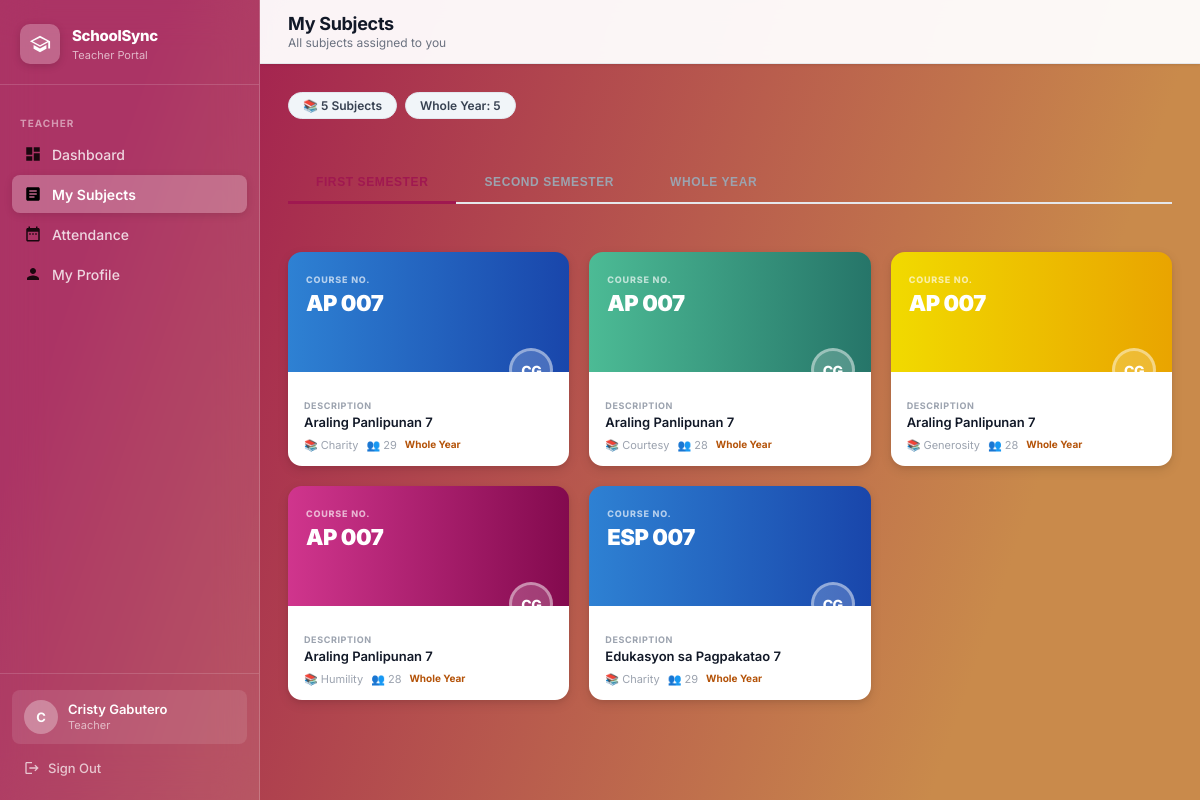
Screenshot of /teacher/subjects (signed in) with the database file from the repository.
### tables this page shows
CREATE TABLE schedules (
        id INTEGER PRIMARY KEY AUTOINCREMENT,
        section_id INTEGER NOT NULL, subject_id INTEGER NOT NULL,
        teacher_id INTEGER NOT NULL, strand_id INTEGER,
        day TEXT NOT NULL, time_start TEXT NOT NULL, time_end TEXT NOT NULL, room TEXT, semester TEXT,
        FOREIGN KEY (section_id) REFERENCES sections(id) ON DELETE CASCADE,
        FOREIGN KEY (subject_id) REFERENCES subjects(id) ON DELETE CASCADE,
        FOREIGN KEY (teacher_id) REFERENCES teachers(id) ON DELETE CASCADE,
        FOREIGN KEY (strand_id) REFERENCES strands(id) ON DELETE SET NULL);

CREATE TABLE subjects (
        id INTEGER PRIMARY KEY AUTOINCREMENT,
        subject_code TEXT NOT NULL, subject_name TEXT NOT NULL,
        grade_level TEXT NOT NULL, strand TEXT, semester TEXT);

CREATE TABLE sections (
        id INTEGER PRIMARY KEY AUTOINCREMENT,
        grade_level TEXT NOT NULL, section_name TEXT NOT NULL, adviser_id INTEGER, student_limit INTEGER DEFAULT 40, strand_id INTEGER REFERENCES strands(id) ON DELETE SET NULL,
        FOREIGN KEY (adviser_id) REFERENCES teachers(id) ON DELETE SET NULL);

### app.py (the view)
@app.route('/teacher/subjects')
@teacher_required
def teacher_subjects():
    conn    = get_db()
    tid     = session['teacher_id']
    COLORS  = ['var(--blue-course)', 'var(--teal-course)', 'var(--yellow-course)', 'var(--pink-course)', 'var(--dark-teal-course)', 'var(--medium-blue-course)', 'var(--mint-green-course)', 'var(--green-course)', 'var(--orange-course)', 'var(--slate-blue-course)', 'var(--dark-green-course)', 'var(--orange-red-course)']
    teacher = conn.execute("SELECT first_name, last_name FROM teachers WHERE id=?", (tid,)).fetchone()
    initials = (teacher['first_name'][0] + teacher['last_name'][0]).upper() if teacher else '?'
    rows = conn.execute("""
        SELECT sc.subject_id, sc.section_id,
               sub.subject_name, sub.subject_code,
               sub.semester AS sub_semester,
               sub.grade_level,
               sec.section_name,
               (SELECT COUNT(*) FROM students s WHERE s.section_id=sec.id) AS student_count,
               sc.day, sc.time_start, sc.time_end, sc.room
        FROM schedules sc
        JOIN subjects sub ON sc.subject_id=sub.id
        JOIN sections sec ON sc.section_id=sec.id
        WHERE sc.teacher_id=?
        ORDER BY sub.subject_name, sec.section_name,
            CASE sc.day WHEN 'Monday' THEN 1 WHEN 'Tuesday' THEN 2
            WHEN 'Wednesday' THEN 3 WHEN 'Thursday' THEN 4
            WHEN 'Friday' THEN 5 WHEN 'Saturday' THEN 6 ELSE 7 END
    """, (tid,)).fetchall()
    conn.close()
    from collections import OrderedDict
    subjects_dict = OrderedDict()  # subject_id -> card data
    for r in rows:
        sub_id = r['subject_id']
        if sub_id not in subjects_dict:
            subjects_dict[sub_id] = {
                'subject_id':   sub_id,
                'subject_name': r['subject_name'],
                'subject_code': r['subject_code'],
                'semester':     r['sub_semester'] or '',
                'grade_level':  r['grade_level'] or '',
                'initials':     initials,
                'sections':     [],
                'schedules':    [],
                'seen_sections': set(),
            }
        card = subjects_dict[sub_id]
        if r['section_id'] not in card['seen_sections']:
            card['seen_sections'].add(r['section_id'])
            card['sections'].append({
                'section_id':   r['section_id'],
                'section_name': r['section_name'],
                'student_count': r['student_count'],
            })
        card['schedules'].append({
            'section_id': r['section_id'],
            'section_name': r['section_name'],
            'day':        r['day'],
            'time_start': r['time_start'],
            'time_end':   r['time_end'],
            'room':       r['room'],
        })
    color_map = {}
    color_idx = 0
    cards = []
    for sub_id, card in subjects_dict.items():
        del card['seen_sections']
        for sec in card['sections']:
            sec_id = sec['section_id']
            if sec_id not in color_map:
                color_map[sec_id] = COLORS[color_idx % len(COLORS)]
                color_idx += 1
            sec_scheds = [s for s in card['schedules'] if s['section_id'] == sec_id]
            cards.append({
                'subject_id':   sub_id,
                'subject_name': card['subject_name'],
                'subject_code': card['subject_code'],
                'semester':     card['semester'],
                'initials':     card['initials'],
                'color':        color_map[sec_id],
                'section_id':   sec_id,
                'section_name': sec['section_name'],
                'student_count': sec['student_count'],
                'schedules':    sec_scheds,
            })
    return render_template('teacher_subjects.html', cards=cards)

### app.py (called while the page is built)
def get_db():
    conn = sqlite3.connect(DATABASE)
    conn.row_factory = sqlite3.Row
    conn.execute("PRAGMA foreign_keys = ON")
    return conn

def teacher_required(f):
    @wraps(f)
    def decorated(*args, **kwargs):
        if 'teacher_id' not in session:
            return redirect(url_for('login'))
        return f(*args, **kwargs)
    return decorated

### templates/teacher_subjects.html (shortened to what this page needs)
{% extends "portal_layout.html" %}
{% block page_title %}My Subjects{% endblock %}
{% block page_subtitle %}All subjects assigned to you{% endblock %}
{% block content %}
{% if not cards %}
<div class="content-card">
  <div class="empty-state">
    <svg viewBox="0 0 24 24" fill="currentColor"><path d="M19 3H5c-1.1 0-2 .9-2 2v14c0 1.1.9 2 2 2h14c1.1 0 2-.9 2-2V5c0-1.1-.9-2-2-2zm-5 14H7v-2h7v2zm3-4H7v-2h10v2zm0-4H7V7h10v2z"/></svg>
    <h3>No subjects assigned</h3>
    <p>Your subjects will appear here once the admin assigns you to a schedule.</p>
  </div>
</div>
{% else %}
{% set sem1 = cards | selectattr("semester","equalto","1st Semester") | list %}
{% set sem2 = cards | selectattr("semester","equalto","2nd Semester") | list %}
{% set wy   = cards | selectattr("semester","equalto","Whole Year")   | list %}
{% set na   = cards | rejectattr("semester","in",["1st Semester","2nd Semester","Whole Year"]) | list %}
<div class="stats-bar">
  <span class="stat-chip">📚 {{ cards|length }} Subject{{ 's' if cards|length != 1 else '' }}</span>
  {% if wy   %}<span class="stat-chip">Whole Year: {{ wy|length }}</span>{% endif %}
</div>
<div class="sem-tabs">
  <button class="sem-tab-btn active" data-sem="1st" onclick="switchSem('1st',this)">First Semester</button>
  <button class="sem-tab-btn"        data-sem="2nd" onclick="switchSem('2nd',this)">Second Semester</button>
  <button class="sem-tab-btn"        data-sem="wy"  onclick="switchSem('wy',this)">Whole Year</button>
</div>
{% macro render_card(c) %}
<a href="{{ url_for('teacher_subject_detail', sub_id=c.subject_id, sec_id=c.section_id) }}" class="subject-card">
  <div class="card-top" style="background:{{ c.color }};">
    <div class="card-badge">Course No.</div>
    <div class="card-code">{{ c.subject_code }}</div>
    <div class="card-avatar">{{ c.initials }}</div>
  </div>
  <div class="card-bottom">
    <div class="card-desc-lbl">Description</div>
    <div class="card-desc-val">{{ c.subject_name }}</div>
    <div class="card-meta">
      <span class="card-meta-item">📚 {{ c.section_name }}</span>
      <span class="card-meta-item">👥 {{ c.student_count }}</span>
      {% if c.semester == 'Whole Year' %}<span class="wy-badge">Whole Year</span>{% endif %}
    </div>
  </div>
</a>
{% endmacro %}
<div class="sem-panel subjects-grid active" id="panel_1st">
  {% set p1 = sem1 + wy + na %}
  {% if p1 %}{% for c in p1 %}{{ render_card(c) }}{% endfor %}
  {% else %}<div class="empty-sem">No subjects for 1st Semester</div>{% endif %}
</div>
  {% set p2 = sem2 + wy + na %}
  {% set pwy = wy + na %}
{% endif %}
{% endblock %}

### static/css/style.css (style rules this page uses)
:root { --brand-gradient: linear-gradient(109deg, rgba(160,24,80,1) 11.2%, rgba(201,138,75,1) 81.7%); --blue-course: linear-gradient(90deg, rgba(46,129,211,1) 0%, rgba(25,70,171,1) 100%); --teal-course: linear-gradient(90deg, rgba(76,187,149,1) 0%, rgba(38,117,105,1) 100%); --yellow-course: linear-gradient(90deg, rgba(241,218,0,1) 0%, rgba(233,164,0,1) 100%); --pink-course: linear-gradient(90deg, rgba(208,53,141,1) 0%, rgba(131,10,78,1) 100%); --dark-teal-course: linear-gradient(90deg, rgba(107,53,202,1) 0%, rgba(72,23,155,1) 100%); --medium-blue-course: linear-gradient(90deg, rgba(56,61,201,1) 0%, rgba(19,21,128,1) 100%); --mint-green-course: linear-gradient(90deg, rgba(87,209,218,1) 0%, rgba(41,123,146,1) 100%); --green-course: linear-gradient(90deg, rgba(87,219,56,1) 0%, rgba(52,164,50,1) 100%); --orange-course: linear-gradient(90deg, rgba(235,154,48,1) 0%, rgba(218,86,15,1) 100%); --slate-blue-course: linear-gradient(90deg, rgba(50,103,153,1) 0%, rgba(18,57,96,1) 100%); --dark-green-course: linear-gradient(90deg, rgba(49,123,100,1) 0%, rgba(22,71,79,1) 100%); --orange-red-course: linear-gradient(90deg, #f26a21 0%, #c0392b 100%); --sidebar-width: 260px; --header-height: 64px; --radius-sm: 8px; --radius-md: 12px; --radius-lg: 16px; --shadow-sm: 0 1px 3px rgba(0,0,0,.08), 0 1px 2px rgba(0,0,0,.04); --shadow-md: 0 4px 12px rgba(0,0,0,.10), 0 2px 4px rgba(0,0,0,.06); --shadow-lg: 0 10px 30px rgba(0,0,0,.14), 0 4px 8px rgba(0,0,0,.08); --text-primary: #111827; --text-secondary: #6b7280; --text-muted: #9ca3af; --border: #e5e7eb; --bg-page: #f3f4f6; --bg-white: #ffffff; --danger: #ef4444; --success: #22c55e; }
*,*::before,*::after { box-sizing:border-box;margin:0;padding:0 }
html { scroll-behavior:smooth }
body { font-family:'Inter',sans-serif;font-size:14px;color:var(--text-primary);background:var(--brand-gradient);min-height:100vh;-webkit-font-smoothing:antialiased }
a { text-decoration:none;color:inherit }

### templates/teacher_subjects.html (style rules this page uses)
.sem-tabs { display:flex; gap:0; border-bottom:2px solid var(--border); margin-bottom:24px; }
.sem-tab-btn { padding:12px 28px; font-size:12px; font-weight:800; cursor:pointer; border:none; background:none; color:var(--text-muted); letter-spacing:.6px; text-transform:uppercase; border-bottom:3px solid transparent; margin-bottom:-2px; transition:all .15s; white-space:nowrap; }
.sem-tab-btn.active { color:rgba(160,24,80,1); border-bottom-color:rgba(160,24,80,1); }
.subjects-grid { display:grid; grid-template-columns:repeat(auto-fill,minmax(260px,1fr)); gap:20px; }
.sem-panel { display:none; }
.sem-panel.active { display:grid; }
.subject-card { border-radius:14px; overflow:hidden; box-shadow:var(--shadow-md); transition:transform .15s, box-shadow .15s; text-decoration:none; display:block; }
.card-top { padding:22px 18px 52px; position:relative; min-height:120px; }
.card-badge { font-size:9px; font-weight:800; text-transform:uppercase; letter-spacing:.8px; color:rgba(255,255,255,.65); margin-bottom:6px; }
.card-code { font-size:22px; font-weight:900; color:#fff; letter-spacing:-.5px; line-height:1.15; }
.card-avatar { position:absolute; bottom:-20px; right:16px; width:44px; height:44px; border-radius:50%; background:rgba(255,255,255,.2); border:3px solid rgba(255,255,255,.4); display:flex; align-items:center; justify-content:center; font-size:14px; font-weight:800; color:#fff; letter-spacing:-.5px; }
.card-bottom { background:#fff; padding:28px 16px 14px; }
.card-desc-lbl { font-size:9px; font-weight:700; text-transform:uppercase; letter-spacing:.6px; color:var(--text-muted); margin-bottom:3px; }
.card-desc-val { font-size:13px; font-weight:600; color:var(--text-primary); white-space:nowrap; overflow:hidden; text-overflow:ellipsis; }
.card-meta { display:flex; gap:8px; margin-top:8px; flex-wrap:wrap; }
.card-meta-item { font-size:11px; color:var(--text-muted); }
.wy-badge { font-size:10px; font-weight:700; color:#b45309; }
.stats-bar { display:flex; gap:8px; margin-bottom:20px; flex-wrap:wrap; }
.stat-chip { padding:5px 14px; border-radius:99px; font-size:12px; font-weight:600; background:#f1f5f9; color:#374151; border:1px solid #e2e8f0; }

### rows the page displays
schedules: subject_code "AP 007", initials "CG", subject_name "Araling Panlipunan 7", section_name "Charity", student_count "29"
subjects: subject_code "AP 007" "AP 007" "AP 007", subject_name "Araling Panlipunan 7" "Araling Panlipunan 7" "Araling Panlipunan 7", semester "Whole Year" (drawn)
sections: section_name "Courtesy"
sections: section_name "Generosity"
sections: section_name "Humility"
schedules: subject_code "ESP 007", initials "CG", subject_name "Edukasyon sa Pagpakatao 7", section_name "Charity", student_count "29"

### other values shown
{{ session.teacher_name[0]|upper }} "C"
{{ session.get('teacher_name') or session.get('student_name') or 'User' }} "Cristy Gabutero"
{{ cards|length }} "5"
{{ 's' if cards|length != 1 else '' }} "s"
{{ wy|length }} "5"
{{ c.initials }} "CG" "CG" "CG"
{{ c.student_count }} "28" "28" "28"
